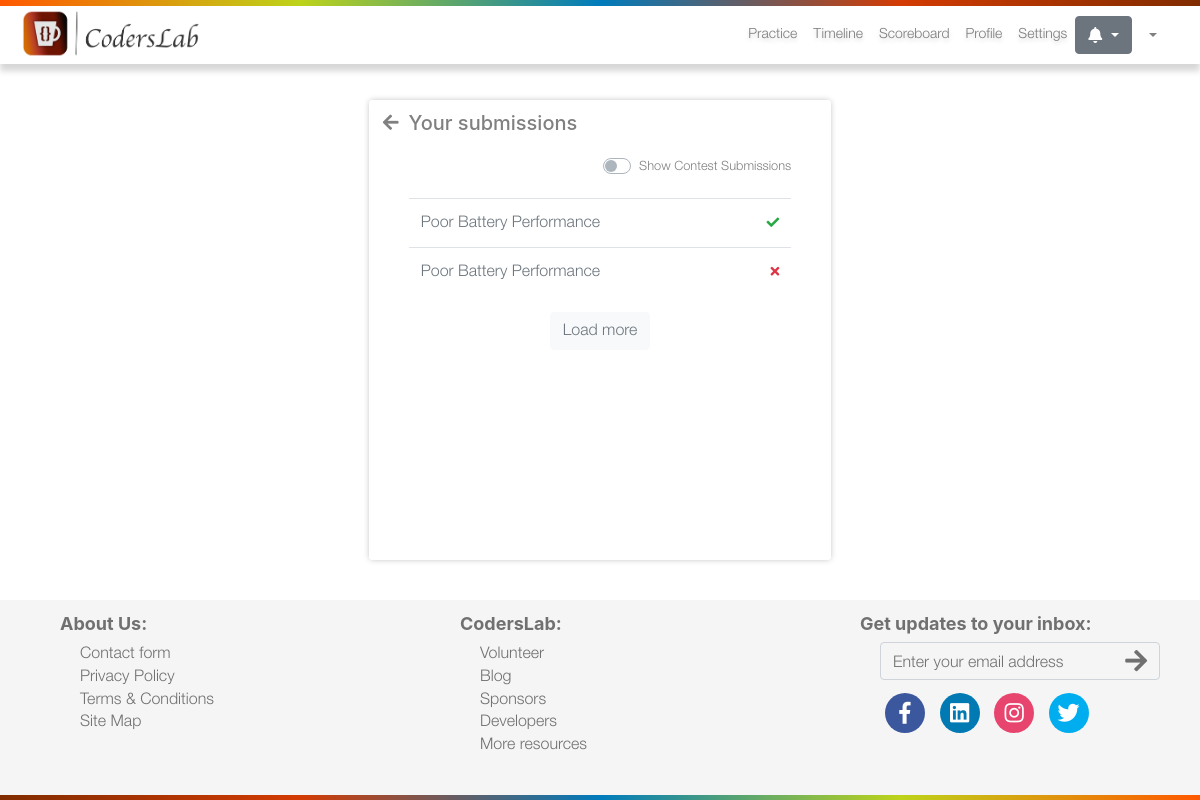
/usersubmissions/ (signed in), run on the app's committed database.
### questionscreen/models.py (models this page shows, shortened)
class Submissions(models.Model):
    user = models.ForeignKey(User, on_delete=models.CASCADE)
    question = models.ForeignKey(Questions, on_delete=models.CASCADE)
    passed = models.BooleanField(blank=True)
    checked = models.BooleanField(default=False)
    gotSubscore = models.BooleanField(default=False)
    submitted_at = models.DateTimeField(auto_now=True)
    content = models.TextField(blank=True)
    programminglanguage = models.CharField(max_length=50, blank=True)
    score = models.IntegerField(blank=True)

### practice/models.py (models this page shows, shortened)
class Questions(models.Model):
    title = models.CharField(max_length = 200)
    content = models.TextField()
    stdin = models.TextField(default='')
    expected_output = models.TextField(default='')
    points = models.IntegerField()
    subscore = models.IntegerField()
    CATEGORIES = (
        ('MATH', 'Mathematics'),
        ('ALGO', 'Algorithms'),
        ('1A', 'Round 1A'),
    )
    category = models.CharField(max_length=20, choices=CATEGORIES)
    public = models.BooleanField(default=False)

### usersubmissions/views.py (the view)
# urls.py: path('', userSubmissionsView, name='usersubmissionsview'),
@login_required
def userSubmissionsView(request):
    if 'limit' in request.GET:
        try:
            limit = int(request.GET['limit'])
        except:
            limit = 20
    else:
        limit = 20
    if 'q' in request.GET and (request.GET['q'] == 'contest'):
        section = request.GET['q']
    else:
        section = 'practice'
    username = request.user.username
    currentUser = getUserObjFromUsername(username)
    if section == 'contest':
        allSubmissions = RoundSubmissions.objects.filter(user=currentUser).order_by('-submitted_at')[:limit]
    else:
        allSubmissions = Submissions.objects.filter(user=currentUser).order_by('-submitted_at')[:limit]
    return render(request, 'usersubmissions.html', {'submissions': allSubmissions, 'pagetitle' : 'Your Submissions | CodersLab'})

### contest/utils.py (called while the page is built)
def getUserObjFromUsername(username):
    return User.objects.get(username=username)

### templates/usersubmissions.html (shortened to what this page needs)
{% extends 'header.html' %}
{% load static %}
{% block body %}
<div id="bodyWrapper" class="container">
    <div class="row justify-content-center noMargin">
        <div class="col-lg-5 contentCenterWrapperSM">
            <div class="contentCenterHeadTopWB d-flex">
                <div class="contentCenterHeadTopWBBckBtn" id="userSubmissionsBackBtnContainer">
                    <span class="fas fa-arrow-left"></span>
                </div>
                <div class="contentCenterHeadTopWBTitle">
                    <h6>Your submissions</h6>
                </div>
            </div>
            <div id="userSubmissionsContainer">
                <div>
                    <div class="contentCenterWrapperSMExtraInfo d-flex justify-content-end">
                        <div class="custom-control custom-switch">
                            <label class="custom-control-label" for="switchContest"><small>Show Contest
                                    Submissions</small></label>
                        </div>
                    </div>
                    <div class="contentCenterBodyWrapper">
                        <div class="submissionsDisplayDiv">
                            <table class="table text-secondary table-hover">
                                <tbody>
                                    {% for submission in submissions %}
                                    {% if submission.checked == False %}
                                    <tr class="d-flex">
                                        <td class="flex-grow-1">
                                            {% if submission.question.title %}
                                            {{ submission.question.title }}
                                            {% else %}
                                            {{ submission.roundquestion.title }}
                                            {% endif %}
                                        </td>
                                        <td>
                                            <small class="text-warning">(Pending)</small>
                                        </td>
                                    </tr>
                                    {% elif submission.passed == False %}
                                    <tr class="d-flex">
                                        <td class="flex-grow-1">
                                            {% if submission.question.title %}
                                            {{ submission.question.title }}
                                            {% else %}
                                            {{ submission.roundquestion.title }}
                                            {% endif %}
                                        </td>
                                        <td>
                                            <small class="text-danger">
                                                <li class="fas fa-times"></li>
                                            </small>
                                        </td>
                                    </tr>
                                    {% else %}
                                    <tr class="d-flex">
                                        <td class="flex-grow-1">
                                            {% if submission.question.title %}
                                            {{ submission.question.title }}
                                            {% else %}
                                            {{ submission.roundquestion.title }}
                                            {% endif %}
                                        </td>
                                        <td>
                                            <small class="text-success">
                                                <li class="fas fa-check"></li>
                                            </small>
                                        </td>
                                    </tr>
                                    {% endif %}
                                    {% endfor %}
                                </tbody>
                            </table>
                        </div>
                        <div class="loadMoreSubmissionsContainer">
                            <button type="button" class="btn btn-light text-secondary">Load more</button>
                        </div>
                    </div>
                </div>
            </div>
        </div>
    </div>
</div>
{% endblock %}

### static/global/css/main.css (style rules this page uses)
html, body { height: 100%; width: 100%; min-width: 300px; }
#bodyWrapper { padding-top: 60px; flex-grow: 1; flex-shrink: 0; background-color: white; display: flex; flex-direction: row; }
#bodyWrapper>div { flex: 1; flex: 1; padding-top: 10px; padding-bottom: 10px; }
.noMargin { margin: 0 !important; }
.avatarChangeWrapper p, label, input { color: gray; }
.contentCenterWrapperSM { box-shadow: 0px 0px 6px -1px rgb(178, 178, 178); border-radius: 3px; padding: 0px !important; color: gray; margin-top: 30px; margin-bottom: 30px; }
.contentCenterHeadTopWBBckBtn { padding: 5px; flex-shrink: 0; font-size: 18px; padding-left: 10px; vertical-align: center; cursor: pointer; }
.contentCenterHeadTopWB { padding: 4px; }
.contentCenterHeadTopWBTitle { flex-shrink: 0; flex-grow: 1; }
.contentCenterHeadTopWBTitle h6 { font-size: 20px; vertical-align: center; padding-top: 7px; padding-bottom: 7px; padding-left: 5px; }
.contentCenterBodyWrapper { padding-left: 40px; padding-right: 40px; font-family: HelveticaNeue-Light; padding-bottom: 20px; }
.loadMoreSubmissionsContainer { text-align: center; }
.submissionsDisplayDiv tr { cursor: pointer; }
.contentCenterWrapperSMExtraInfo { padding-left: 40px; padding-right: 40px; font-family: HelveticaNeue-Light; padding-bottom: 20px; }

### data on the page
Submissions: question "Poor Battery Performance"
Submissions: question "Poor Battery Performance"
